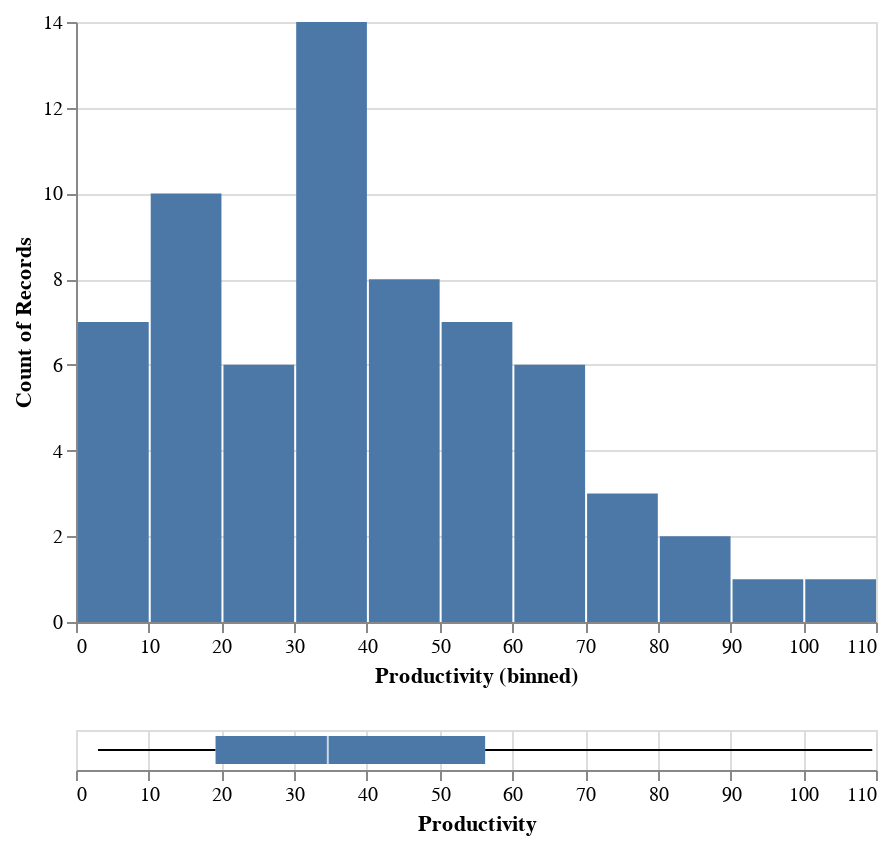

Here is the notebook cell this chart was saved with:
### Markdown cell above
### Chart 3: Productivity - distribution plot and boxplot

### Code cell
# By using distribution plot we can decide which technique we will use for dealing with missing values.
# Variable = Productivity

hist2 = alt.Chart(df).mark_bar().encode(
    x=alt.X("Productivity", 
            bin=alt.BinParams(maxbins=20), 
            scale=alt.Scale(zero=True)),
    y='count()',
)

box2 = alt.Chart(df).mark_boxplot().encode(
    x='Productivity',
)

alt.vconcat(hist2, box2)

### Figure 1 — Vega-Lite specification as saved in the notebook (floating-point values rounded to 4 significant figures)
{"config": {"view": {"continuousWidth": 400, "continuousHeight": 300}}, "vconcat": [{"mark": "bar", "encoding": {"x": {"bin": {"maxbins": 20}, "field": "Productivity", "scale": {"zero": true}, "type": "quantitative"}, "y": {"aggregate": "count", "type": "quantitative"}}}, {"mark": "boxplot", "encoding": {"x": {"field": "Productivity", "type": "quantitative"}}}], "data": {"name": "data-e44491e3fd77612b4cda1224ed1e3329"}, "$schema": "https://vega.github.io/schema/vega-lite/v4.17.0.json", "datasets": {"data-e44491e3fd77612b4cda1224ed1e3329": [{"Continent": "Americas", "Country": "Argentina", "Code": "ARG", "Year": 2017, "Average annual working hours per worker": 1692.0, "GDP per capita": 23270.0, "Population": 44054616, "Gini coefficient": 0.3408, "Life satisfaction": 6.086, "Productivity": 30.96, "Current health expenditure per capita": 2470.0}, {"Continent": "Oceania", "Country": "Australia", "Code": "AUS", "Year": 2017, "Average annual working hours per worker": 1731.0, "GDP per capita": 52540.0, "Population": 24590336, "Gini coefficient": 0.3408, "Life satisfaction": 7.234, "Productivity": 60.34, "Current health expenditure per capita": 4716.0}, {"Continent": "Europe", "Country": "Austria", "Code": "AUT", "Year": 2017, "Average annual working hours per worker": 1613.0, "GDP per capita": 51950.0, "Population": 8797497, "Gini coefficient": 0.2974, "Life satisfaction": 7.195, "Productivity": 64.78, "Current health expenditure per capita": 5641.0}, {"Continent": "Asia", "Country": "Bangladesh", "Code": "BGD", "Year": 2017, "Average annual working hours per worker": 2232.0, "GDP per capita": 4113.0, "Population": 161793968, "Gini coefficient": 0.3408, "Life satisfaction": 5.114, "Productivity": 4.308, "Current health expenditure per capita": 101.2}, {"Continent": "Europe", "Country": "Belgium", "Code": "BEL", "Year": 2017, "Average annual working hours per worker": 1544.0, "GDP per capita": 45150.0, "Population": 11384491, "Gini coefficient": 0.2739, "Life satisfaction": 6.772, "Productivity": 68.52, "Current health expenditure per capita": 5450.0}, {"Continent": "Americas", "Country": "Brazil", "Code": "BRA", "Year": 2017, "Average annual working hours per worker": 1709.0, "GDP per capita": 14280.0, "Population": 208504960, "Gini coefficient": 0.5333, "Life satisfaction": 6.451, "Productivity": 19.19, "Current health expenditure per capita": 1376.0}, {"Continent": "Europe", "Country": "Bulgaria", "Code": "BGR", "Year": 2017, "Average annual working hours per worker": 1644.0, "GDP per capita": 19580.0, "Population": 7182430, "Gini coefficient": 0.4038, "Life satisfaction": 5.108, "Productivity": 25.39, "Current health expenditure per capita": 1608.0}, {"Continent": "Asia", "Country": "Cambodia", "Code": "KHM", "Year": 2017, "Average annual working hours per worker": 2456.0, "GDP per capita": 3951.0, "Population": 15830694, "Gini coefficient": 0.3408, "Life satisfaction": 4.998, "Productivity": 3.023, "Current health expenditure per capita": 224.8}, {"Continent": "Americas", "Country": "Canada", "Code": "CAN", "Year": 2017, "Average annual working hours per worker": 1696.0, "GDP per capita": 48900.0, "Population": 36554344, "Gini coefficient": 0.3331, "Life satisfaction": 7.109, "Productivity": 56.26, "Current health expenditure per capita": 5209.0}, {"Continent": "Americas", "Country": "Chile", "Code": "CHL", "Year": 2017, "Average annual working hours per worker": 1974.0, "GDP per capita": 22860.0, "Population": 18368582, "Gini coefficient": 0.4444, "Life satisfaction": 5.942, "Productivity": 27.26, "Current health expenditure per capita": 2219.0}, {"Continent": "Asia", "Country": "China", "Code": "CHN", "Year": 2017, "Average annual working hours per worker": 2174.0, "GDP per capita": 13850.0, "Population": 1410275968, "Gini coefficient": 0.3908, "Life satisfaction": 5.144, "Productivity": 11.36, "Current health expenditure per capita": 706.4}, {"Continent": "Americas", "Country": "Colombia", "Code": "COL", "Year": 2017, "Average annual working hours per worker": 1998.0, "GDP per capita": 13430.0, "Population": 48351668, "Gini coefficient": 0.4972, "Life satisfaction": 6.35, "Productivity": 15.63, "Current health expenditure per capita": 1088.0}, {"Continent": "Americas", "Country": "Costa Rica", "Code": "CRI", "Year": 2017, "Average annual working hours per worker": 2212.0, "GDP per capita": 18130.0, "Population": 4993849, "Gini coefficient": 0.4835, "Life satisfaction": 6.998, "Productivity": 18.73, "Current health expenditure per capita": 1440.0}, {"Continent": "Europe", "Country": "Croatia", "Code": "HRV", "Year": 2017, "Average annual working hours per worker": 1835.0, "GDP per capita": 25360.0, "Population": 4192468, "Gini coefficient": 0.3035, "Life satisfaction": 5.626, "Productivity": 33.16, "Current health expenditure per capita": 1804.0}, {"Continent": "Asia", "Country": "Cyprus", "Code": "CYP", "Year": 2017, "Average annual working hours per worker": 1784.0, "GDP per capita": 31250.0, "Population": 1208527, "Gini coefficient": 0.3142, "Life satisfaction": 6.137, "Productivity": 42.59, "Current health expenditure per capita": 2533.0}, {"Continent": "Europe", "Country": "Czechia", "Code": "CZE", "Year": 2017, "Average annual working hours per worker": 1776.0, "GDP per capita": 35580.0, "Population": 10531315, "Gini coefficient": 0.2485, "Life satisfaction": 6.242, "Productivity": 39.42, "Current health expenditure per capita": 2786.0}, {"Continent": "Europe", "Country": "Denmark", "Code": "DNK", "Year": 2017, "Average annual working hours per worker": 1400.0, "GDP per capita": 51670.0, "Population": 5737286, "Gini coefficient": 0.2875, "Life satisfaction": 7.693, "Productivity": 72.54, "Current health expenditure per capita": 5573.0}, {"Continent": "Americas", "Country": "Ecuador", "Code": "ECU", "Year": 2017, "Average annual working hours per worker": 1701.0, "GDP per capita": 11410.0, "Population": 16696947, "Gini coefficient": 0.4467, "Life satisfaction": 5.809, "Productivity": 15.32, "Current health expenditure per capita": 863.0}, {"Continent": "Europe", "Country": "Estonia", "Code": "EST", "Year": 2017, "Average annual working hours per worker": 1857.0, "GDP per capita": 30980.0, "Population": 1317550, "Gini coefficient": 0.3036, "Life satisfaction": 6.035, "Productivity": 33.49, "Current health expenditure per capita": 2242.0}, {"Continent": "Europe", "Country": "Finland", "Code": "FIN", "Year": 2017, "Average annual working hours per worker": 1659.0, "GDP per capita": 43830.0, "Population": 5508146, "Gini coefficient": 0.2738, "Life satisfaction": 7.78, "Productivity": 58.88, "Current health expenditure per capita": 4339.0}, {"Continent": "Europe", "Country": "France", "Code": "FRA", "Year": 2017, "Average annual working hours per worker": 1514.0, "GDP per capita": 42820.0, "Population": 64144092, "Gini coefficient": 0.3163, "Life satisfaction": 6.69, "Productivity": 68.37, "Current health expenditure per capita": 5060.0}, {"Continent": "Europe", "Country": "Germany", "Code": "DEU", "Year": 2017, "Average annual working hours per worker": 1354.0, "GDP per capita": 51250.0, "Population": 82624368, "Gini coefficient": 0.312, "Life satisfaction": 7.035, "Productivity": 69.85, "Current health expenditure per capita": 6028.0}, {"Continent": "Europe", "Country": "Greece", "Code": "GRC", "Year": 2017, "Average annual working hours per worker": 2017.0, "GDP per capita": 26480.0, "Population": 10692230, "Gini coefficient": 0.3435, "Life satisfaction": 5.952, "Productivity": 33.36, "Current health expenditure per capita": 2326.0}, {"Continent": "Asia", "Country": "Hong Kong", "Code": "HKG", "Year": 2017, "Average annual working hours per worker": 2186.0, "GDP per capita": 49930.0, "Population": 7461508, "Gini coefficient": 0.3408, "Life satisfaction": 5.659, "Productivity": 44.37, "Current health expenditure per capita": null}, {"Continent": "Europe", "Country": "Hungary", "Code": "HUN", "Year": 2017, "Average annual working hours per worker": 1937.0, "GDP per capita": 26910.0, "Population": 9788940, "Gini coefficient": 0.3058, "Life satisfaction": 6.0, "Productivity": 33.06, "Current health expenditure per capita": 1989.0}, {"Continent": "Europe", "Country": "Iceland", "Code": "ISL", "Year": 2017, "Average annual working hours per worker": 1493.0, "GDP per capita": 49840.0, "Population": 343641, "Gini coefficient": 0.2613, "Life satisfaction": 7.533, "Productivity": 59.13, "Current health expenditure per capita": 4763.0}, {"Continent": "Asia", "Country": "India", "Code": "IND", "Year": 2017, "Average annual working hours per worker": 2117.0, "GDP per capita": 6188.0, "Population": 1354195712, "Gini coefficient": 0.3594, "Life satisfaction": 3.249, "Productivity": 8.01, "Current health expenditure per capita": 181.5}, {"Continent": "Asia", "Country": "Indonesia", "Code": "IDN", "Year": 2017, "Average annual working hours per worker": 2024.0, "GDP per capita": 10640.0, "Population": 264498848, "Gini coefficient": 0.3879, "Life satisfaction": 5.347, "Productivity": 11.35, "Current health expenditure per capita": 317.6}, {"Continent": "Europe", "Country": "Ireland", "Code": "IRL", "Year": 2017, "Average annual working hours per worker": 1746.0, "GDP per capita": 86810.0, "Population": 4771860, "Gini coefficient": 0.3136, "Life satisfaction": 7.255, "Productivity": 109.5, "Current health expenditure per capita": 5583.0}, {"Continent": "Asia", "Country": "Israel", "Code": "ISR", "Year": 2017, "Average annual working hours per worker": 1921.0, "GDP per capita": 38980.0, "Population": 8309256, "Gini coefficient": 0.382, "Life satisfaction": 7.332, "Productivity": 41.02, "Current health expenditure per capita": 2992.0}, {"Continent": "Europe", "Country": "Italy", "Code": "ITA", "Year": 2017, "Average annual working hours per worker": 1723.0, "GDP per capita": 40160.0, "Population": 60004024, "Gini coefficient": 0.3593, "Life satisfaction": 6.445, "Productivity": 56.27, "Current health expenditure per capita": 3617.0}, {"Continent": "Asia", "Country": "Japan", "Code": "JPN", "Year": 2017, "Average annual working hours per worker": 1738.0, "GDP per capita": 39600.0, "Population": 126662464, "Gini coefficient": 0.3408, "Life satisfaction": 5.908, "Productivity": 42.42, "Current health expenditure per capita": 4398.0}, {"Continent": "Europe", "Country": "Latvia", "Code": "LVA", "Year": 2017, "Average annual working hours per worker": 1875.0, "GDP per capita": 27160.0, "Population": 1954861, "Gini coefficient": 0.3557, "Life satisfaction": 5.97, "Productivity": 31.57, "Current health expenditure per capita": 1704.0}, {"Continent": "Europe", "Country": "Lithuania", "Code": "LTU", "Year": 2017, "Average annual working hours per worker": 1844.0, "GDP per capita": 29830.0, "Population": 2904452, "Gini coefficient": 0.3729, "Life satisfaction": 6.064, "Productivity": 32.99, "Current health expenditure per capita": 2178.0}, {"Continent": "Europe", "Country": "Luxembourg", "Code": "LUX", "Year": 2017, "Average annual working hours per worker": 1519.0, "GDP per capita": 90600.0, "Population": 596290, "Gini coefficient": 0.3452, "Life satisfaction": 7.404, "Productivity": 83.17, "Current health expenditure per capita": 5981.0}, {"Continent": "Asia", "Country": "Malaysia", "Code": "MYS", "Year": 2017, "Average annual working hours per worker": 2238.0, "GDP per capita": 24160.0, "Population": 31975812, "Gini coefficient": 0.3408, "Life satisfaction": 5.428, "Productivity": 23.65, "Current health expenditure per capita": 987.6}, {"Continent": "Europe", "Country": "Malta", "Code": "MLT", "Year": 2017, "Average annual working hours per worker": 2040.0, "GDP per capita": 35150.0, "Population": 479507, "Gini coefficient": 0.2923, "Life satisfaction": 6.733, "Productivity": 39.22, "Current health expenditure per capita": 3873.0}, {"Continent": "Americas", "Country": "Mexico", "Code": "MEX", "Year": 2017, "Average annual working hours per worker": 2255.0, "GDP per capita": 18940.0, "Population": 122839256, "Gini coefficient": 0.3408, "Life satisfaction": 6.432, "Productivity": 21.02, "Current health expenditure per capita": 1076.0}, {"Continent": "Asia", "Country": "Myanmar", "Code": "MMR", "Year": 2017, "Average annual working hours per worker": 2438.0, "GDP per capita": 4763.0, "Population": 52288344, "Gini coefficient": 0.307, "Life satisfaction": 4.434, "Productivity": 4.735, "Current health expenditure per capita": 214.6}, {"Continent": "Europe", "Country": "Netherlands", "Code": "NLD", "Year": 2017, "Average annual working hours per worker": 1430.0, "GDP per capita": 54230.0, "Population": 17207204, "Gini coefficient": 0.2854, "Life satisfaction": 7.425, "Productivity": 70.62, "Current health expenditure per capita": 5603.0}, {"Continent": "Oceania", "Country": "New Zealand", "Code": "NZL", "Year": 2017, "Average annual working hours per worker": 1752.0, "GDP per capita": 39730.0, "Population": 4746253, "Gini coefficient": 0.3408, "Life satisfaction": 7.205, "Productivity": 42.74, "Current health expenditure per capita": 3876.0}, {"Continent": "Africa", "Country": "Nigeria", "Code": "NGA", "Year": 2017, "Average annual working hours per worker": 1827.0, "GDP per capita": 5061.0, "Population": 193495904, "Gini coefficient": 0.3408, "Life satisfaction": 4.356, "Productivity": null, "Current health expenditure per capita": 194.8}, {"Continent": "Europe", "Country": "Norway", "Code": "NOR", "Year": 2017, "Average annual working hours per worker": 1417.0, "GDP per capita": 69600.0, "Population": 5277396, "Gini coefficient": 0.2699, "Life satisfaction": 7.442, "Productivity": 96.85, "Current health expenditure per capita": 6631.0}, {"Continent": "Asia", "Country": "Pakistan", "Code": "PAK", "Year": 2017, "Average annual working hours per worker": 2096.0, "GDP per capita": 4744.0, "Population": 216379648, "Gini coefficient": 0.3408, "Life satisfaction": 4.443, "Productivity": 8.322, "Current health expenditure per capita": 132.7}, {"Continent": "Americas", "Country": "Peru", "Code": "PER", "Year": 2017, "Average annual working hours per worker": 1932.0, "GDP per capita": 11960.0, "Population": 31605488, "Gini coefficient": 0.4329, "Life satisfaction": 5.999, "Productivity": 10.75, "Current health expenditure per capita": 624.0}, {"Continent": "Asia", "Country": "Philippines", "Code": "PHL", "Year": 2017, "Average annual working hours per worker": 2149.0, "GDP per capita": 7858.0, "Population": 106738496, "Gini coefficient": 0.3408, "Life satisfaction": 6.268, "Productivity": 9.45, "Current health expenditure per capita": 321.6}, {"Continent": "Europe", "Country": "Poland", "Code": "POL", "Year": 2017, "Average annual working hours per worker": 2028.0, "GDP per capita": 29050.0, "Population": 38532816, "Gini coefficient": 0.303, "Life satisfaction": 6.242, "Productivity": 33.66, "Current health expenditure per capita": 1972.0}, {"Continent": "Europe", "Country": "Portugal", "Code": "PRT", "Year": 2017, "Average annual working hours per worker": 1863.0, "GDP per capita": 30430.0, "Population": 10307528, "Gini coefficient": 0.338, "Life satisfaction": 6.095, "Productivity": 34.62, "Current health expenditure per capita": 3072.0}, {"Continent": "Europe", "Country": "Romania", "Code": "ROU", "Year": 2017, "Average annual working hours per worker": 1806.0, "GDP per capita": 25420.0, "Population": 19698852, "Gini coefficient": 0.3602, "Life satisfaction": 6.13, "Productivity": 32.27, "Current health expenditure per capita": 1399.0}, {"Continent": "Europe", "Country": "Russia", "Code": "RUS", "Year": 2017, "Average annual working hours per worker": 1974.0, "GDP per capita": 26800.0, "Population": 145452544, "Gini coefficient": 0.3724, "Life satisfaction": 5.441, "Productivity": 27.45, "Current health expenditure per capita": 1406.0}, {"Continent": "Asia", "Country": "Singapore", "Code": "SGP", "Year": 2017, "Average annual working hours per worker": 2238.0, "GDP per capita": 81440.0, "Population": 5764489, "Gini coefficient": 0.3408, "Life satisfaction": 6.378, "Productivity": 54.3, "Current health expenditure per capita": 4091.0}, {"Continent": "Europe", "Country": "Slovakia", "Code": "SVK", "Year": 2017, "Average annual working hours per worker": 1745.0, "GDP per capita": 26470.0, "Population": 5439418, "Gini coefficient": 0.2324, "Life satisfaction": 6.243, "Productivity": 35.17, "Current health expenditure per capita": 2038.0}, {"Continent": "Europe", "Country": "Slovenia", "Code": "SVN", "Year": 2017, "Average annual working hours per worker": 1655.0, "GDP per capita": 31590.0, "Population": 2098396, "Gini coefficient": 0.2422, "Life satisfaction": 6.665, "Productivity": 40.55, "Current health expenditure per capita": 2998.0}, {"Continent": "Africa", "Country": "South Africa", "Code": "ZAF", "Year": 2017, "Average annual working hours per worker": 2209.0, "GDP per capita": 12740.0, "Population": 56641208, "Gini coefficient": 0.3408, "Life satisfaction": 5.035, "Productivity": 18.05, "Current health expenditure per capita": 1108.0}, {"Continent": "Asia", "Country": "South Korea", "Code": "KOR", "Year": 2017, "Average annual working hours per worker": 2063.0, "GDP per capita": 40880.0, "Population": 51511640, "Gini coefficient": 0.3408, "Life satisfaction": 5.903, "Productivity": 39.08, "Current health expenditure per capita": 2926.0}, {"Continent": "Europe", "Country": "Spain", "Code": "ESP", "Year": 2017, "Average annual working hours per worker": 1686.0, "GDP per capita": 38930.0, "Population": 46584168, "Gini coefficient": 0.3465, "Life satisfaction": 6.457, "Productivity": 56.06, "Current health expenditure per capita": 3557.0}, {"Continent": "Asia", "Country": "Sri Lanka", "Code": "LKA", "Year": 2017, "Average annual working hours per worker": 1924.0, "GDP per capita": 12730.0, "Population": 21506816, "Gini coefficient": 0.3408, "Life satisfaction": 4.213, "Productivity": 17.05, "Current health expenditure per capita": 459.2}, {"Continent": "Europe", "Country": "Sweden", "Code": "SWE", "Year": 2017, "Average annual working hours per worker": 1609.0, "GDP per capita": 52030.0, "Population": 10058191, "Gini coefficient": 0.2877, "Life satisfaction": 7.398, "Productivity": 64.34, "Current health expenditure per capita": 5656.0}, {"Continent": "Europe", "Country": "Switzerland", "Code": "CHE", "Year": 2017, "Average annual working hours per worker": 1590.0, "GDP per capita": 73620.0, "Population": 8451688, "Gini coefficient": 0.3268, "Life satisfaction": 7.694, "Productivity": 80.59, "Current health expenditure per capita": 7990.0}, {"Continent": "Asia", "Country": "Taiwan", "Code": "TWN", "Year": 2017, "Average annual working hours per worker": 1990.0, "GDP per capita": 45380.0, "Population": 23665028, "Gini coefficient": 0.3408, "Life satisfaction": 6.537, "Productivity": 45.0, "Current health expenditure per capita": null}, {"Continent": "Asia", "Country": "Thailand", "Code": "THA", "Year": 2017, "Average annual working hours per worker": 2185.0, "GDP per capita": 16670.0, "Population": 70898208, "Gini coefficient": 0.3653, "Life satisfaction": 6.022, "Productivity": 14.75, "Current health expenditure per capita": 669.6}, {"Continent": "Asia", "Country": "Turkey", "Code": "TUR", "Year": 2017, "Average annual working hours per worker": 1832.0, "GDP per capita": 26610.0, "Population": 82089824, "Gini coefficient": 0.4141, "Life satisfaction": 4.872, "Productivity": 41.8, "Current health expenditure per capita": 1167.0}, {"Continent": "Europe", "Country": "United Kingdom", "Code": "GBR", "Year": 2017, "Average annual working hours per worker": 1670.0, "GDP per capita": 44090.0, "Population": 66064808, "Gini coefficient": 0.3515, "Life satisfaction": 7.157, "Productivity": 54.68, "Current health expenditure per capita": 4516.0}, {"Continent": "Americas", "Country": "United States", "Code": "USA", "Year": 2017, "Average annual working hours per worker": 1757.0, "GDP per capita": 60120.0, "Population": 329791232, "Gini coefficient": 0.4118, "Life satisfaction": 6.944, "Productivity": 71.64, "Current health expenditure per capita": 10100.0}, {"Continent": "Americas", "Country": "Uruguay", "Code": "URY", "Year": 2017, "Average annual working hours per worker": 1552.0, "GDP per capita": 20620.0, "Population": 3422205, "Gini coefficient": 0.3946, "Life satisfaction": 6.6, "Productivity": 28.3, "Current health expenditure per capita": 2030.0}, {"Continent": "Asia", "Country": "Vietnam", "Code": "VNM", "Year": 2017, "Average annual working hours per worker": 2170.0, "GDP per capita": 6842.0, "Population": 94033048, "Gini coefficient": 0.3408, "Life satisfaction": 5.467, "Productivity": 5.653, "Current health expenditure per capita": 424.0}]}}
